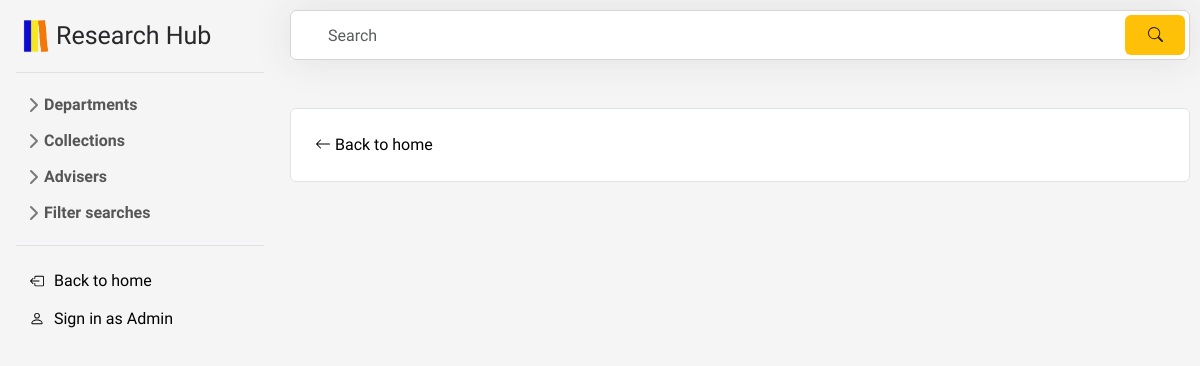
Page /f/user/advisers-cpe.php on the earlier database version.
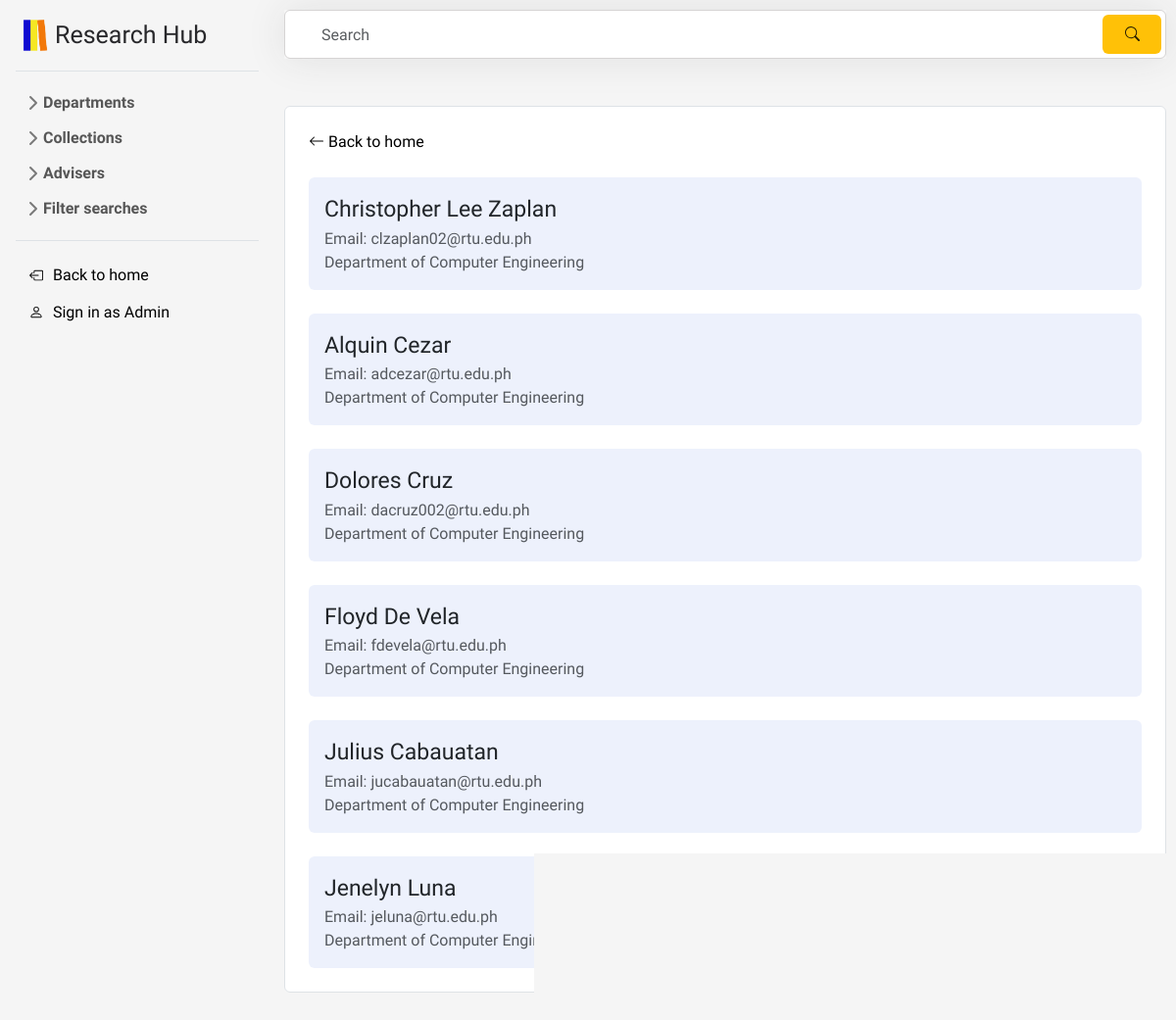
Same page on the later database version.
### tables this page shows
CREATE TABLE `advisers` (
  `id` int(11) NOT NULL,
  `name` varchar(30) NOT NULL,
  `email` varchar(60) NOT NULL,
  `dept` varchar(30) NOT NULL
);

### f/user/advisers-cpe.php (the view, shortened to what this page needs)
<?php
include '../includes/header.php';
include '../user/sidebarUser.php';
echo "<link rel='stylesheet' type='text/css' href='../css/aDashStyle.css'>";
echo "<link rel='stylesheet' type='text/css' href='../css/scrollbar.css'>";
$advisersPerPage = 10;
try {
    if (isset($_GET['search'])) {
        $search = $_GET['search'];
        $stmt = $pdo->prepare("SELECT * FROM `advisers` WHERE name LIKE :search AND dept = 'Computer Engineering'");
        $stmt->bindValue(':search', "%$search%");
    } else {
        $stmt = $pdo->prepare("SELECT * FROM `advisers` WHERE dept = 'Computer Engineering'");
    }
    $stmt->execute();
    $advisers = $stmt->fetchAll(PDO::FETCH_ASSOC);
    $currentPage = isset($_GET['page']) ? $_GET['page'] : 1;
    $offset = ($currentPage - 1) * $advisersPerPage;
    $stmt = $pdo->prepare("SELECT * FROM `advisers` WHERE dept = 'Computer Engineering' LIMIT :offset, :perPage");
    $stmt->bindValue(':offset', $offset, PDO::PARAM_INT);
    $stmt->bindValue(':perPage', $advisersPerPage, PDO::PARAM_INT);
    $stmt->execute();
    $advisers = $stmt->fetchAll(PDO::FETCH_ASSOC);
} catch (PDOException $e) {
    $errMsg = "Error fetching advisers: " . $e->getMessage();
}
?>
<div id="content">
    <form class="search" method="get">
        <input type="text" class="form-control" placeholder="Search" name="search">
        <button class="btn btn-warning" type="submit">
            <svg xmlns="http://www.w3.org/2000/svg" width="15" height="15" fill="currentColor" class="bi bi-search" viewBox="0 0 16 16">
                <path d="M11.742 10.344a6.5 6.5 0 1 0-1.397 1.398h-.001q.044.06.098.115l3.85 3.85a1 1 0 0 0 1.415-1.414l-3.85-3.85a1 1 0 0 0-.115-.1zM12 6.5a5.5 5.5 0 1 1-11 0 5.5 5.5 0 0 1 11 0"/>
            </svg>
        </button>
    </form>
    <ul class="list-group mt-5 mb-5">
        <li class="list-group-item p-4">
            <div class="d-flex justify-content-between align-items-center">
                <a href="../user/results.php" class="text-decoration-none">
                    <svg xmlns="http://www.w3.org/2000/svg" width="16" height="16" fill="currentColor" class="bi bi-arrow-left" viewBox="0 0 16 16">
                        <path fill-rule="evenodd" d="M15 8a.5.5 0 0 0-.5-.5H2.707l3.147-3.146a.5.5 0 1 0-.708-.708l-4 4a.5.5 0 0 0 0 .708l4 4a.5.5 0 0 0 .708-.708L2.707 8.5H14.5A.5.5 0 0 0 15 8"/>
                    </svg> Back to home
                </a>
            </div>
            <?php foreach ($advisers as $adviser): ?>
                <ul style="list-style-type: none;" class="p-3 rounded ulInside mt-4">
                    <li class="list-group-item-title d-flex">
                        <a href="" class=" text-decoration-none text-dark" style="pointer-events: none;"><?php echo $adviser['name']; ?></a>
                    </li>
                    <li class="text-muted">Email: <?php echo $adviser['email']; ?></li>
                    <li class="text-muted">Department of <?php echo $adviser['dept']; ?> </li>
                </ul>
            <?php endforeach; ?>
        </li>
    </ul>
</div>

### f/includes/header.php (shortened to what this page needs)
<!DOCTYPE html>
<html lang="en">
<head>
    <link href="https://cdn.jsdelivr.net/npm/bootstrap@5.3.2/dist/css/bootstrap.min.css" rel="stylesheet"
>
    <link rel="stylesheet" href="https://pyscript.net/releases/2024.1.1/core.css" />
</head>
<body>
</body>
</html>

### f/user/sidebarUser.php (shortened to what this page needs)
<!DOCTYPE html>
<html lang="en">
<head>
</head>
<body>
    <div class="flex-shrink-0 p-3 dash" style="width: 280px; height: 100%;">
        <div class="d-flex align-items-center pb-3 mb-3 link-dark text-decoration-none border-bottom">
            <a href="../user/results.php" style="text-decoration: none;" class="d-flex align-items-center">
                <img src="../img/logo.png" alt="" style="width: 40px;">
                <span style="font-size: 25px; color: #28282B;">Research Hub</span>
            </a>
        </div>
        <ul class="list-unstyled ps-0">
            <li class="mb-1">
                <button class="btn btn-toggle align-items-center rounded collapsed" data-bs-toggle="collapse" data-bs-target="#home-collapse" aria-expanded="false">
                    Departments
                </button>
            </li>
            <li class="mb-1">
                <button class="btn btn-toggle align-items-center rounded collapsed" data-bs-toggle="collapse" data-bs-target="#dashboard-collapse" aria-expanded="false">
                    Collections
                </button>
            </li>
            <li class="mb-1">
                <button class="btn btn-toggle align-items-center rounded collapsed" data-bs-toggle="collapse" data-bs-target="#adviser-collapse" aria-expanded="false">
                    Advisers
                </button>
            </li>
            <li class="">
                <button class="btn btn-toggle align-items-center rounded collapsed" data-bs-toggle="collapse" data-bs-target="#filter-collapse" aria-expanded="false">
                    Filter searches
                </button>
            </li>
            <div style="position: relative; bottom: 0;" class="border-top mt-3">
                <button type="button" class="btn mt-3" id="backHome" style="align-items: center;">
                    <a href="https://uresearchub.rf.gd">
                        <span style="margin-left: 5px;">Back to home</span>
                    </a>
                </button>
                <button type="button" class="btn" id="signInAdmin" style="align-items: center;">
                    <a href="../admin/aSignIn.php">
                    <span style="margin-left: 5px;">Sign in as Admin</span>
                    </a>
                </button>
            </div>
        </ul>
    </div>
</body>

### f/css/aDashStyle.css (style rules this page uses)
body { min-height: 100vh; min-height: -webkit-fill-available; background-color: #F5F5F5; display: flex; margin: 0; overflow-y: auto; font-family: 'Nunito Sans', sans-serif; }
html { height: -webkit-fill-available; }
.bi { vertical-align: -.125em; pointer-events: none; fill: currentColor; }
.btn-toggle { display: inline-flex; align-items: center; padding: .25rem .5rem; font-weight: 600; color: rgba(0, 0, 0, .65); background-color: transparent; border: 0; }
.dash { width: 280px; min-height: 100vh; overflow-y: auto; background-color: #F5F5F5; position: fixed; top: 0; left: 0; bottom: 0; }
.btn-toggle::before { width: 1.25em; line-height: 0; transition: transform .35s ease; transform-origin: .5em 50%; }
#content { margin-left: 280px; flex-grow: 1; padding: 10px; }
.list-group-item-title { font-size: 23px; display: flex; justify-content: space-between; align-items: center; }
.ulInside { background-color: #EDF1FC; }
.search { position: relative; box-shadow: 0 0 40px rgba(51, 51, 51, .1); }
.search input { height: 50px; text-indent: 25px; border: 1px solid #d6d4d4; }
.search button { position: absolute; top: 5px; right: 5px; height: 40px; width: 60px; border: none; color: rgba(0, 0, 0, .85); }

### f/user/sidebarUser.php (style rules this page uses)
a { color: black; text-decoration: none; }

Differences in the rows shown:
added advisers: name "Christopher Lee Zaplan", email "clzaplan02@rtu.edu.ph", dept "Computer Engineering"
added advisers: name "Alquin Cezar", email "adcezar@rtu.edu.ph", dept "Computer Engineering"
added advisers: name "Dolores Cruz", email "dacruz002@rtu.edu.ph", dept "Computer Engineering"
added advisers: name "Floyd De Vela", email "fdevela@rtu.edu.ph", dept "Computer Engineering"
added advisers: name "Julius Cabauatan", email "jucabauatan@rtu.edu.ph", dept "Computer Engineering"
added advisers: name "Jenelyn Luna", email "jeluna@rtu.edu.ph", dept "Computer Engineering"
